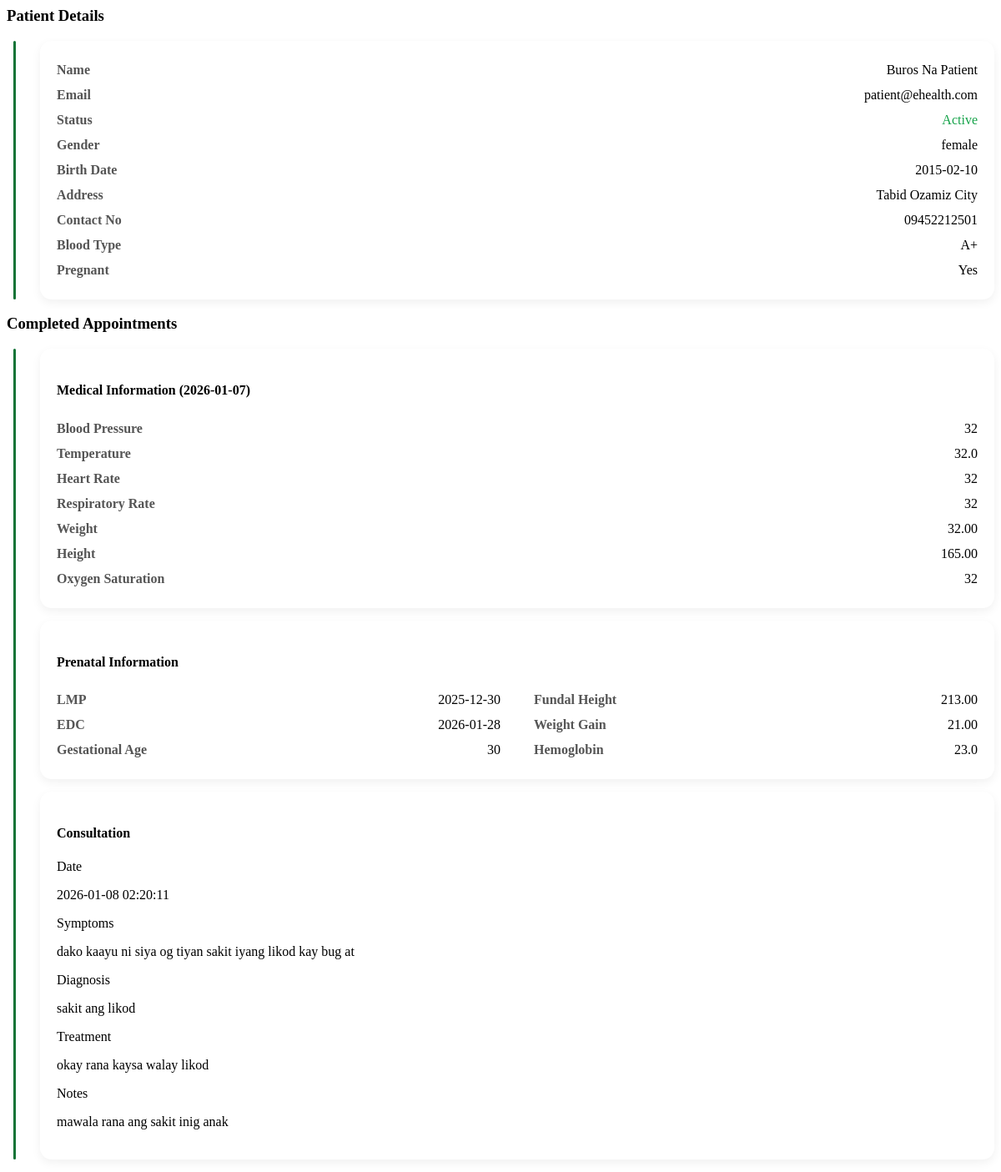
The page /doctor/patient_details.php?id=4 (signed in) on the database its author committed.
### tables this page shows
CREATE TABLE `patients` (
  `patient_id` int(11) NOT NULL,
  `user_id` int(11) NOT NULL,
  `gender` enum('male','female') DEFAULT NULL,
  `address` text DEFAULT NULL,
  `contact_number` varchar(20) DEFAULT NULL,
  `is_pregnant` tinyint(1) DEFAULT 0,
  `birth_date` date DEFAULT NULL,
  `blood_type` varchar(5) DEFAULT NULL,
  `medical_history` text DEFAULT NULL,
  `height` varchar(20) DEFAULT NULL,
  `weight` varchar(20) DEFAULT NULL
);

CREATE TABLE `users` (
  `user_id` int(11) NOT NULL,
  `full_name` varchar(100) NOT NULL,
  `email` varchar(100) NOT NULL,
  `password` varchar(255) NOT NULL,
  `role` enum('admin','staff','doctor','patient') NOT NULL,
  `status` enum('active','inactive') DEFAULT 'active',
  `created_at` timestamp NOT NULL DEFAULT current_timestamp()
);

CREATE TABLE `appointments` (
  `appointment_id` int(11) NOT NULL,
  `patient_id` int(11) NOT NULL,
  `doctor_id` int(11) NOT NULL,
  `appointment_date` date NOT NULL,
  `appointment_time` varchar(20) NOT NULL,
  `type` varchar(255) NOT NULL,
  `reason` text DEFAULT NULL,
  `qr_code` int(11) NOT NULL DEFAULT 100000,
  `status` enum('Pending','Approved','Completed','Check-in','Cancelled') DEFAULT 'Pending',
  `created_at` timestamp NOT NULL DEFAULT current_timestamp()
);

CREATE TABLE `informations` (
  `information_id` int(11) NOT NULL,
  `patients_id` int(11) NOT NULL,
  `appointment_id` int(11) NOT NULL,
  `blood_pressure` varchar(10) DEFAULT NULL,
  `temperature` decimal(4,1) DEFAULT NULL,
  `heart_rate` int(11) DEFAULT NULL,
  `respiratory_rate` int(11) DEFAULT NULL,
  `weight` decimal(5,2) DEFAULT NULL,
  `height` decimal(5,2) DEFAULT NULL,
  `oxygen_saturation` int(11) DEFAULT NULL,
  `service` enum('dental','checkup','FP','laboratory') DEFAULT NULL,
  `complaints` text DEFAULT NULL,
  `lmp` date DEFAULT NULL,
  `edc` date DEFAULT NULL,
  `gestational_age` varchar(20) DEFAULT NULL,
  `bleeding` enum('oo','dili') DEFAULT NULL,
  `urinary_infection` enum('oo','dili') DEFAULT NULL,
  `discharge` text DEFAULT NULL,
  `abnormal_abdomen` enum('oo','dili') DEFAULT NULL,
  `malpresentation` enum('oo','dili') DEFAULT NULL,
  `absent_fetal_heartbeat` enum('oo','dili') DEFAULT NULL,
  `genital_infection` enum('oo','dili') DEFAULT NULL,
  `fundal_height` decimal(5,2) DEFAULT NULL,
  `fetal_movement_count` varchar(50) DEFAULT NULL,
  `weight_gain` decimal(5,2) DEFAULT NULL,
  `edema` enum('oo','dili') DEFAULT NULL,
  `blood_type` varchar(5) DEFAULT NULL,
  `hemoglobin_level` decimal(4,1) DEFAULT NULL,
  `urine_protein` varchar(20) DEFAULT NULL,
  `blood_sugar` decimal(5,2) DEFAULT NULL,
  `created_at` timestamp NOT NULL DEFAULT current_timestamp(),
  `updated_at` timestamp NOT NULL DEFAULT current_timestamp() ON UPDATE current_timestamp()
);

CREATE TABLE `consultations` (
  `consultation_id` int(11) NOT NULL,
  `appointment_id` int(11) NOT NULL,
  `doctor_id` int(11) NOT NULL,
  `patient_id` int(11) NOT NULL,
  `symptoms` text DEFAULT NULL,
  `diagnosis` text DEFAULT NULL,
  `prescription` text DEFAULT NULL,
  `notes` text DEFAULT NULL,
  `created_at` timestamp NOT NULL DEFAULT current_timestamp()
);

### doctor/patient_details.php (the view, shortened to what this page needs)
<?php
require_once "../config/database.php";
$patient_id = (int) $_GET['id'];
$patientQuery = mysqli_query(
    $conn,
    "
    SELECT
        p.patient_id,
        u.full_name,
        u.email,
        u.status,
        p.gender,
        p.birth_date,
        p.address,
        p.contact_number,
        p.blood_type,
        p.medical_history,
        p.is_pregnant
    FROM patients p
    JOIN users u ON p.user_id = u.user_id
    WHERE p.patient_id = $patient_id
    LIMIT 1
    "
);
$patient = mysqli_fetch_assoc($patientQuery);
$appointments = mysqli_query(
    $conn,
    "
    SELECT
        a.appointment_id,
        a.appointment_date,
        a.type AS appointment_type,
        i.blood_pressure,
        i.temperature,
        i.heart_rate,
        i.respiratory_rate,
        i.weight,
        i.height,
        i.oxygen_saturation,
        i.lmp,
        i.edc,
        i.gestational_age,
        i.bleeding,
        i.urinary_infection,
        i.discharge,
        i.abnormal_abdomen,
        i.malpresentation,
        i.absent_fetal_heartbeat,
        i.genital_infection,
        i.fundal_height,
        i.fetal_movement_count,
        i.weight_gain,
        i.edema,
        i.blood_type AS prenatal_blood_type,
        i.hemoglobin_level,
        i.urine_protein,
        i.blood_sugar,
        c.symptoms,
        c.diagnosis,
        c.prescription,
        c.notes,
        c.created_at AS consultation_date
    FROM appointments a
    LEFT JOIN informations i ON i.appointment_id = a.appointment_id
    LEFT JOIN consultations c ON c.appointment_id = a.appointment_id
    WHERE a.patient_id = $patient_id
      AND a.status = 'Completed'
    ORDER BY a.appointment_date DESC
    "
);
?>
<h3>Patient Details</h3>
<div class="card-wrap">
    <div class="card">
        <div class="row"><span>Name</span><p><?= htmlspecialchars($patient['full_name']) ?></p></div>
        <div class="row"><span>Email</span><p><?= htmlspecialchars($patient['email']) ?></p></div>
        <div class="row">
            <span>Status</span>
            <p style="color:<?= $patient['status'] === 'active' ? '#16a34a' : '#dc2626' ?>">
                <?= ucfirst($patient['status']) ?>
            </p>
        </div>
        <div class="row"><span>Gender</span><p><?= $patient['gender'] ?: '—' ?></p></div>
        <div class="row"><span>Birth Date</span><p><?= $patient['birth_date'] ?: '—' ?></p></div>
        <div class="row"><span>Address</span><p><?= $patient['address'] ?: '—' ?></p></div>
        <div class="row"><span>Contact No</span><p><?= $patient['contact_number'] ?: '—' ?></p></div>
        <div class="row"><span>Blood Type</span><p><?= $patient['blood_type'] ?: '—' ?></p></div>
        <div class="row"><span>Pregnant</span><p><?= $patient['is_pregnant'] ? 'Yes' : 'No' ?></p></div>
    </div>
</div>
<h3>Completed Appointments</h3>
<?php if (mysqli_num_rows($appointments) > 0): ?>
<div class="card-wrap">
<?php while ($row = mysqli_fetch_assoc($appointments)): ?>
<div class="card">
    <h4>Medical Information (<?= $row['appointment_date'] ?>)</h4>
    <div class="row"><span>Blood Pressure</span><p><?= $row['blood_pressure'] ?? '—' ?></p></div>
    <div class="row"><span>Temperature</span><p><?= $row['temperature'] ?? '—' ?></p></div>
    <div class="row"><span>Heart Rate</span><p><?= $row['heart_rate'] ?? '—' ?></p></div>
    <div class="row"><span>Respiratory Rate</span><p><?= $row['respiratory_rate'] ?? '—' ?></p></div>
    <div class="row"><span>Weight</span><p><?= $row['weight'] ?? '—' ?></p></div>
    <div class="row"><span>Height</span><p><?= $row['height'] ?? '—' ?></p></div>
    <div class="row"><span>Oxygen Saturation</span><p><?= $row['oxygen_saturation'] ?? '—' ?></p></div>
</div>
<?php if ($row['appointment_type'] === 'prenatal'): ?>
<div class="card">
    <h4>Prenatal Information</h4>
    <div class="prenatal">
        <div>
            <div class="row"><span>LMP</span><p><?= $row['lmp'] ?? '—' ?></p></div>
            <div class="row"><span>EDC</span><p><?= $row['edc'] ?? '—' ?></p></div>
            <div class="row"><span>Gestational Age</span><p><?= $row['gestational_age'] ?? '—' ?></p></div>
        </div>
        <div>
            <div class="row"><span>Fundal Height</span><p><?= $row['fundal_height'] ?? '—' ?></p></div>
            <div class="row"><span>Weight Gain</span><p><?= $row['weight_gain'] ?? '—' ?></p></div>
            <div class="row"><span>Hemoglobin</span><p><?= $row['hemoglobin_level'] ?? '—' ?></p></div>
        </div>
    </div>
</div>
<?php endif; ?>
<div class="card">
    <h4>Consultation</h4>
    <div class="col">
        <span>Date</span>
        <p><?= $row['consultation_date'] ?? '—' ?></p>
    </div>
    <div class="col">
        <span>Symptoms</span>
        <p><?= nl2br(htmlspecialchars($row['symptoms'] ?? '—')) ?></p>
    </div>
    <div class="col">
        <span>Diagnosis</span>
        <p><?= nl2br(htmlspecialchars($row['diagnosis'] ?? '—')) ?></p>
    </div>
    <div class="col">
        <span>Treatment</span>
        <p><?= nl2br(htmlspecialchars($row['prescription'] ?? '—')) ?></p>
    </div>
    <div class="col">
        <span>Notes</span>
        <p><?= nl2br(htmlspecialchars($row['notes'] ?? '—')) ?></p>
    </div>
</div>
<?php endwhile; ?>
</div>
<?php else: ?>
<div class="card">No completed appointments found.</div>
<?php endif; ?>

### doctor/patient_details.php (style rules this page uses)
.card { background: #fff; padding: 20px; border-radius: 14px; box-shadow: var(--shadow, 0 4px 12px rgba(0,0,0,.06)); margin-bottom: 15px; }
.row { display: flex; justify-content: space-between; padding: 6px 0; }
.row span { font-weight: 600; color: #555; min-width: 180px; }
.row p { margin: 0; text-align: right; }
.card-wrap { position: relative; padding-left: 25px; margin-top: 15px; }
.card-wrap::before { content: ""; position: absolute; left: 8px; top: 0; bottom: 0; width: 3px; background: #117336ff; border-radius: 10px; }
.card-wrap .card { margin-left: 15px; }
.prenatal { display: flex; gap: 40px; flex-wrap: wrap; }
.prenatal div { flex: 1; min-width: 220px; }
.col { margin-bottom: 15px; }

### rows shown on the page
patients: user.full_name "Buros Na Patient", user.email "patient@ehealth.com", user.status "Active", gender "female", birth_date "2015-02-10", address "Tabid Ozamiz City", contact_number "09452212501", blood_type "A+"
appointments: appointment_date "2026-01-07", informations.blood_pressure "32", informations.temperature "32.0", informations.heart_rate "32", informations.respiratory_rate "32", informations.weight "32.00", informations.height "165.00", informations.oxygen_saturation "32", informations.lmp "2025-12-30", informations.edc "2026-01-28", informations.gestational_age "30", informations.fundal_height "213.00", informations.weight_gain "21.00", informations.hemoglobin_level "23.0", consultations.created_at "2026-01-08 02:20:11", consultations.symptoms "dako kaayu ni siya og tiyan sakit iyang likod kay bug at", consultations.diagnosis "sakit ang likod", consultations.prescription "okay rana kaysa walay likod", consultations.notes "mawala rana ang sakit inig anak"
